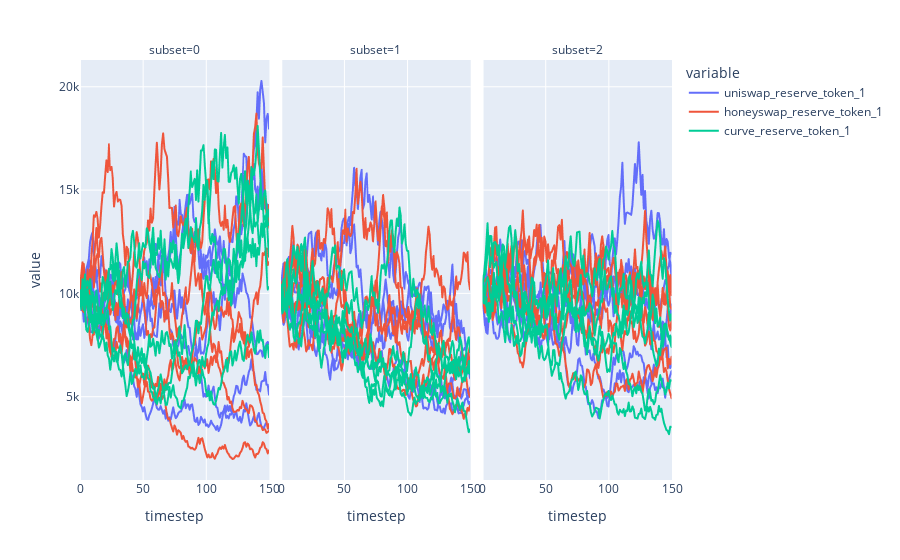

Notebook code for this chart:
### Code cell
y_cols = [f"{amm.label}_reserve_token_1" for amm in amms.values()]

fig = px.line(results,
              x='timestep',
              y=y_cols,
              facet_col='subset',
              line_group='run')
fig.show()

### Figure 1 — Plotly figure (JSON) as saved in the notebook; plotly's stock layout.template omitted (floating-point values rounded to 4 significant figures; data arrays with more than 128 entries replaced by an {"elided": "..."} marker saying what was removed)
{"data": [{"hovertemplate": "variable=uniswap_reserve_token_1<br>subset=0<br>run=1<br>timestep=%{x}<br>value=%{y}<extra></extra>", "legendgroup": "uniswap_reserve_token_1", "line": {"color": "#636efa", "dash": "solid"}, "mode": "lines", "name": "uniswap_reserve_token_1", "showlegend": true, "type": "scattergl", "x": {"elided": "151 int values"}, "xaxis": "x", "y": {"elided": "151 float values"}, "yaxis": "y"}, {"hovertemplate": "variable=uniswap_reserve_token_1<br>subset=0<br>run=2<br>timestep=%{x}<br>value=%{y}<extra></extra>", "legendgroup": "uniswap_reserve_token_1", "line": {"color": "#636efa", "dash": "solid"}, "mode": "lines", "name": "uniswap_reserve_token_1", "showlegend": false, "type": "scattergl", "x": {"elided": "151 int values"}, "xaxis": "x", "y": {"elided": "151 float values"}, "yaxis": "y"}, {"hovertemplate": "variable=uniswap_reserve_token_1<br>subset=0<br>run=3<br>timestep=%{x}<br>value=%{y}<extra></extra>", "legendgroup": "uniswap_reserve_token_1", "line": {"color": "#636efa", "dash": "solid"}, "mode": "lines", "name": "uniswap_reserve_token_1", "showlegend": false, "type": "scattergl", "x": {"elided": "151 int values"}, "xaxis": "x", "y": {"elided": "151 float values"}, "yaxis": "y"}, {"hovertemplate": "variable=uniswap_reserve_token_1<br>subset=0<br>run=4<br>timestep=%{x}<br>value=%{y}<extra></extra>", "legendgroup": "uniswap_reserve_token_1", "line": {"color": "#636efa", "dash": "solid"}, "mode": "lines", "name": "uniswap_reserve_token_1", "showlegend": false, "type": "scattergl", "x": {"elided": "151 int values"}, "xaxis": "x", "y": {"elided": "151 float values"}, "yaxis": "y"}, {"hovertemplate": "variable=uniswap_reserve_token_1<br>subset=0<br>run=5<br>timestep=%{x}<br>value=%{y}<extra></extra>", "legendgroup": "uniswap_reserve_token_1", "line": {"color": "#636efa", "dash": "solid"}, "mode": "lines", "name": "uniswap_reserve_token_1", "showlegend": false, "type": "scattergl", "x": {"elided": "151 int values"}, "xaxis": "x", "y": {"elided": "151 float values"}, "yaxis": "y"}, {"hovertemplate": "variable=uniswap_reserve_token_1<br>subset=1<br>run=1<br>timestep=%{x}<br>value=%{y}<extra></extra>", "legendgroup": "uniswap_reserve_token_1", "line": {"color": "#636efa", "dash": "solid"}, "mode": "lines", "name": "uniswap_reserve_token_1", "showlegend": false, "type": "scattergl", "x": {"elided": "151 int values"}, "xaxis": "x2", "y": {"elided": "151 float values"}, "yaxis": "y2"}, {"hovertemplate": "variable=uniswap_reserve_token_1<br>subset=1<br>run=2<br>timestep=%{x}<br>value=%{y}<extra></extra>", "legendgroup": "uniswap_reserve_token_1", "line": {"color": "#636efa", "dash": "solid"}, "mode": "lines", "name": "uniswap_reserve_token_1", "showlegend": false, "type": "scattergl", "x": {"elided": "151 int values"}, "xaxis": "x2", "y": {"elided": "151 float values"}, "yaxis": "y2"}, {"hovertemplate": "variable=uniswap_reserve_token_1<br>subset=1<br>run=3<br>timestep=%{x}<br>value=%{y}<extra></extra>", "legendgroup": "uniswap_reserve_token_1", "line": {"color": "#636efa", "dash": "solid"}, "mode": "lines", "name": "uniswap_reserve_token_1", "showlegend": false, "type": "scattergl", "x": {"elided": "151 int values"}, "xaxis": "x2", "y": {"elided": "151 float values"}, "yaxis": "y2"}, {"hovertemplate": "variable=uniswap_reserve_token_1<br>subset=1<br>run=4<br>timestep=%{x}<br>value=%{y}<extra></extra>", "legendgroup": "uniswap_reserve_token_1", "line": {"color": "#636efa", "dash": "solid"}, "mode": "lines", "name": "uniswap_reserve_token_1", "showlegend": false, "type": "scattergl", "x": {"elided": "151 int values"}, "xaxis": "x2", "y": {"elided": "151 float values"}, "yaxis": "y2"}, {"hovertemplate": "variable=uniswap_reserve_token_1<br>subset=1<br>run=5<br>timestep=%{x}<br>value=%{y}<extra></extra>", "legendgroup": "uniswap_reserve_token_1", "line": {"color": "#636efa", "dash": "solid"}, "mode": "lines", "name": "uniswap_reserve_token_1", "showlegend": false, "type": "scattergl", "x": {"elided": "151 int values"}, "xaxis": "x2", "y": {"elided": "151 float values"}, "yaxis": "y2"}, {"hovertemplate": "variable=uniswap_reserve_token_1<br>subset=2<br>run=1<br>timestep=%{x}<br>value=%{y}<extra></extra>", "legendgroup": "uniswap_reserve_token_1", "line": {"color": "#636efa", "dash": "solid"}, "mode": "lines", "name": "uniswap_reserve_token_1", "showlegend": false, "type": "scattergl", "x": {"elided": "151 int values"}, "xaxis": "x3", "y": {"elided": "151 float values"}, "yaxis": "y3"}, {"hovertemplate": "variable=uniswap_reserve_token_1<br>subset=2<br>run=2<br>timestep=%{x}<br>value=%{y}<extra></extra>", "legendgroup": "uniswap_reserve_token_1", "line": {"color": "#636efa", "dash": "solid"}, "mode": "lines", "name": "uniswap_reserve_token_1", "showlegend": false, "type": "scattergl", "x": {"elided": "151 int values"}, "xaxis": "x3", "y": {"elided": "151 float values"}, "yaxis": "y3"}, {"hovertemplate": "variable=uniswap_reserve_token_1<br>subset=2<br>run=3<br>timestep=%{x}<br>value=%{y}<extra></extra>", "legendgroup": "uniswap_reserve_token_1", "line": {"color": "#636efa", "dash": "solid"}, "mode": "lines", "name": "uniswap_reserve_token_1", "showlegend": false, "type": "scattergl", "x": {"elided": "151 int values"}, "xaxis": "x3", "y": {"elided": "151 float values"}, "yaxis": "y3"}, {"hovertemplate": "variable=uniswap_reserve_token_1<br>subset=2<br>run=4<br>timestep=%{x}<br>value=%{y}<extra></extra>", "legendgroup": "uniswap_reserve_token_1", "line": {"color": "#636efa", "dash": "solid"}, "mode": "lines", "name": "uniswap_reserve_token_1", "showlegend": false, "type": "scattergl", "x": {"elided": "151 int values"}, "xaxis": "x3", "y": {"elided": "151 float values"}, "yaxis": "y3"}, {"hovertemplate": "variable=uniswap_reserve_token_1<br>subset=2<br>run=5<br>timestep=%{x}<br>value=%{y}<extra></extra>", "legendgroup": "uniswap_reserve_token_1", "line": {"color": "#636efa", "dash": "solid"}, "mode": "lines", "name": "uniswap_reserve_token_1", "showlegend": false, "type": "scattergl", "x": {"elided": "151 int values"}, "xaxis": "x3", "y": {"elided": "151 float values"}, "yaxis": "y3"}, {"hovertemplate": "variable=honeyswap_reserve_token_1<br>subset=0<br>run=1<br>timestep=%{x}<br>value=%{y}<extra></extra>", "legendgroup": "honeyswap_reserve_token_1", "line": {"color": "#EF553B", "dash": "solid"}, "mode": "lines", "name": "honeyswap_reserve_token_1", "showlegend": true, "type": "scattergl", "x": {"elided": "151 int values"}, "xaxis": "x", "y": {"elided": "151 float values"}, "yaxis": "y"}, {"hovertemplate": "variable=honeyswap_reserve_token_1<br>subset=0<br>run=2<br>timestep=%{x}<br>value=%{y}<extra></extra>", "legendgroup": "honeyswap_reserve_token_1", "line": {"color": "#EF553B", "dash": "solid"}, "mode": "lines", "name": "honeyswap_reserve_token_1", "showlegend": false, "type": "scattergl", "x": {"elided": "151 int values"}, "xaxis": "x", "y": {"elided": "151 float values"}, "yaxis": "y"}, {"hovertemplate": "variable=honeyswap_reserve_token_1<br>subset=0<br>run=3<br>timestep=%{x}<br>value=%{y}<extra></extra>", "legendgroup": "honeyswap_reserve_token_1", "line": {"color": "#EF553B", "dash": "solid"}, "mode": "lines", "name": "honeyswap_reserve_token_1", "showlegend": false, "type": "scattergl", "x": {"elided": "151 int values"}, "xaxis": "x", "y": {"elided": "151 float values"}, "yaxis": "y"}, {"hovertemplate": "variable=honeyswap_reserve_token_1<br>subset=0<br>run=4<br>timestep=%{x}<br>value=%{y}<extra></extra>", "legendgroup": "honeyswap_reserve_token_1", "line": {"color": "#EF553B", "dash": "solid"}, "mode": "lines", "name": "honeyswap_reserve_token_1", "showlegend": false, "type": "scattergl", "x": {"elided": "151 int values"}, "xaxis": "x", "y": {"elided": "151 float values"}, "yaxis": "y"}, {"hovertemplate": "variable=honeyswap_reserve_token_1<br>subset=0<br>run=5<br>timestep=%{x}<br>value=%{y}<extra></extra>", "legendgroup": "honeyswap_reserve_token_1", "line": {"color": "#EF553B", "dash": "solid"}, "mode": "lines", "name": "honeyswap_reserve_token_1", "showlegend": false, "type": "scattergl", "x": {"elided": "151 int values"}, "xaxis": "x", "y": {"elided": "151 float values"}, "yaxis": "y"}, {"hovertemplate": "variable=honeyswap_reserve_token_1<br>subset=1<br>run=1<br>timestep=%{x}<br>value=%{y}<extra></extra>", "legendgroup": "honeyswap_reserve_token_1", "line": {"color": "#EF553B", "dash": "solid"}, "mode": "lines", "name": "honeyswap_reserve_token_1", "showlegend": false, "type": "scattergl", "x": {"elided": "151 int values"}, "xaxis": "x2", "y": {"elided": "151 float values"}, "yaxis": "y2"}, {"hovertemplate": "variable=honeyswap_reserve_token_1<br>subset=1<br>run=2<br>timestep=%{x}<br>value=%{y}<extra></extra>", "legendgroup": "honeyswap_reserve_token_1", "line": {"color": "#EF553B", "dash": "solid"}, "mode": "lines", "name": "honeyswap_reserve_token_1", "showlegend": false, "type": "scattergl", "x": {"elided": "151 int values"}, "xaxis": "x2", "y": {"elided": "151 float values"}, "yaxis": "y2"}, {"hovertemplate": "variable=honeyswap_reserve_token_1<br>subset=1<br>run=3<br>timestep=%{x}<br>value=%{y}<extra></extra>", "legendgroup": "honeyswap_reserve_token_1", "line": {"color": "#EF553B", "dash": "solid"}, "mode": "lines", "name": "honeyswap_reserve_token_1", "showlegend": false, "type": "scattergl", "x": {"elided": "151 int values"}, "xaxis": "x2", "y": {"elided": "151 float values"}, "yaxis": "y2"}, {"hovertemplate": "variable=honeyswap_reserve_token_1<br>subset=1<br>run=4<br>timestep=%{x}<br>value=%{y}<extra></extra>", "legendgroup": "honeyswap_reserve_token_1", "line": {"color": "#EF553B", "dash": "solid"}, "mode": "lines", "name": "honeyswap_reserve_token_1", "showlegend": false, "type": "scattergl", "x": {"elided": "151 int values"}, "xaxis": "x2", "y": {"elided": "151 float values"}, "yaxis": "y2"}, {"hovertemplate": "variable=honeyswap_reserve_token_1<br>subset=1<br>run=5<br>timestep=%{x}<br>value=%{y}<extra></extra>", "legendgroup": "honeyswap_reserve_token_1", "line": {"color": "#EF553B", "dash": "solid"}, "mode": "lines", "name": "honeyswap_reserve_token_1", "showlegend": false, "type": "scattergl", "x": {"elided": "151 int values"}, "xaxis": "x2", "y": {"elided": "151 float values"}, "yaxis": "y2"}, {"hovertemplate": "variable=honeyswap_reserve_token_1<br>subset=2<br>run=1<br>timestep=%{x}<br>value=%{y}<extra></extra>", "legendgroup": "honeyswap_reserve_token_1", "line": {"color": "#EF553B", "dash": "solid"}, "mode": "lines", "name": "honeyswap_reserve_token_1", "showlegend": false, "type": "scattergl", "x": {"elided": "151 int values"}, "xaxis": "x3", "y": {"elided": "151 float values"}, "yaxis": "y3"}, {"hovertemplate": "variable=honeyswap_reserve_token_1<br>subset=2<br>run=2<br>timestep=%{x}<br>value=%{y}<extra></extra>", "legendgroup": "honeyswap_reserve_token_1", "line": {"color": "#EF553B", "dash": "solid"}, "mode": "lines", "name": "honeyswap_reserve_token_1", "showlegend": false, "type": "scattergl", "x": {"elided": "151 int values"}, "xaxis": "x3", "y": {"elided": "151 float values"}, "yaxis": "y3"}, {"hovertemplate": "variable=honeyswap_reserve_token_1<br>subset=2<br>run=3<br>timestep=%{x}<br>value=%{y}<extra></extra>", "legendgroup": "honeyswap_reserve_token_1", "line": {"color": "#EF553B", "dash": "solid"}, "mode": "lines", "name": "honeyswap_reserve_token_1", "showlegend": false, "type": "scattergl", "x": {"elided": "151 int values"}, "xaxis": "x3", "y": {"elided": "151 float values"}, "yaxis": "y3"}, {"hovertemplate": "variable=honeyswap_reserve_token_1<br>subset=2<br>run=4<br>timestep=%{x}<br>value=%{y}<extra></extra>", "legendgroup": "honeyswap_reserve_token_1", "line": {"color": "#EF553B", "dash": "solid"}, "mode": "lines", "name": "honeyswap_reserve_token_1", "showlegend": false, "type": "scattergl", "x": {"elided": "151 int values"}, "xaxis": "x3", "y": {"elided": "151 float values"}, "yaxis": "y3"}, {"hovertemplate": "variable=honeyswap_reserve_token_1<br>subset=2<br>run=5<br>timestep=%{x}<br>value=%{y}<extra></extra>", "legendgroup": "honeyswap_reserve_token_1", "line": {"color": "#EF553B", "dash": "solid"}, "mode": "lines", "name": "honeyswap_reserve_token_1", "showlegend": false, "type": "scattergl", "x": {"elided": "151 int values"}, "xaxis": "x3", "y": {"elided": "151 float values"}, "yaxis": "y3"}, {"hovertemplate": "variable=curve_reserve_token_1<br>subset=0<br>run=1<br>timestep=%{x}<br>value=%{y}<extra></extra>", "legendgroup": "curve_reserve_token_1", "line": {"color": "#00cc96", "dash": "solid"}, "mode": "lines", "name": "curve_reserve_token_1", "showlegend": true, "type": "scattergl", "x": {"elided": "151 int values"}, "xaxis": "x", "y": {"elided": "151 float values"}, "yaxis": "y"}, {"hovertemplate": "variable=curve_reserve_token_1<br>subset=0<br>run=2<br>timestep=%{x}<br>value=%{y}<extra></extra>", "legendgroup": "curve_reserve_token_1", "line": {"color": "#00cc96", "dash": "solid"}, "mode": "lines", "name": "curve_reserve_token_1", "showlegend": false, "type": "scattergl", "x": {"elided": "151 int values"}, "xaxis": "x", "y": {"elided": "151 float values"}, "yaxis": "y"}, {"hovertemplate": "variable=curve_reserve_token_1<br>subset=0<br>run=3<br>timestep=%{x}<br>value=%{y}<extra></extra>", "legendgroup": "curve_reserve_token_1", "line": {"color": "#00cc96", "dash": "solid"}, "mode": "lines", "name": "curve_reserve_token_1", "showlegend": false, "type": "scattergl", "x": {"elided": "151 int values"}, "xaxis": "x", "y": {"elided": "151 float values"}, "yaxis": "y"}, {"hovertemplate": "variable=curve_reserve_token_1<br>subset=0<br>run=4<br>timestep=%{x}<br>value=%{y}<extra></extra>", "legendgroup": "curve_reserve_token_1", "line": {"color": "#00cc96", "dash": "solid"}, "mode": "lines", "name": "curve_reserve_token_1", "showlegend": false, "type": "scattergl", "x": {"elided": "151 int values"}, "xaxis": "x", "y": {"elided": "151 float values"}, "yaxis": "y"}, {"hovertemplate": "variable=curve_reserve_token_1<br>subset=0<br>run=5<br>timestep=%{x}<br>value=%{y}<extra></extra>", "legendgroup": "curve_reserve_token_1", "line": {"color": "#00cc96", "dash": "solid"}, "mode": "lines", "name": "curve_reserve_token_1", "showlegend": false, "type": "scattergl", "x": {"elided": "151 int values"}, "xaxis": "x", "y": {"elided": "151 float values"}, "yaxis": "y"}, {"hovertemplate": "variable=curve_reserve_token_1<br>subset=1<br>run=1<br>timestep=%{x}<br>value=%{y}<extra></extra>", "legendgroup": "curve_reserve_token_1", "line": {"color": "#00cc96", "dash": "solid"}, "mode": "lines", "name": "curve_reserve_token_1", "showlegend": false, "type": "scattergl", "x": {"elided": "151 int values"}, "xaxis": "x2", "y": {"elided": "151 float values"}, "yaxis": "y2"}, {"hovertemplate": "variable=curve_reserve_token_1<br>subset=1<br>run=2<br>timestep=%{x}<br>value=%{y}<extra></extra>", "legendgroup": "curve_reserve_token_1", "line": {"color": "#00cc96", "dash": "solid"}, "mode": "lines", "name": "curve_reserve_token_1", "showlegend": false, "type": "scattergl", "x": {"elided": "151 int values"}, "xaxis": "x2", "y": {"elided": "151 float values"}, "yaxis": "y2"}, {"hovertemplate": "variable=curve_reserve_token_1<br>subset=1<br>run=3<br>timestep=%{x}<br>value=%{y}<extra></extra>", "legendgroup": "curve_reserve_token_1", "line": {"color": "#00cc96", "dash": "solid"}, "mode": "lines", "name": "curve_reserve_token_1", "showlegend": false, "type": "scattergl", "x": {"elided": "151 int values"}, "xaxis": "x2", "y": {"elided": "151 float values"}, "yaxis": "y2"}, {"hovertemplate": "variable=curve_reserve_token_1<br>subset=1<br>run=4<br>timestep=%{x}<br>value=%{y}<extra></extra>", "legendgroup": "curve_reserve_token_1", "line": {"color": "#00cc96", "dash": "solid"}, "mode": "lines", "name": "curve_reserve_token_1", "showlegend": false, "type": "scattergl", "x": {"elided": "151 int values"}, "xaxis": "x2", "y": {"elided": "151 float values"}, "yaxis": "y2"}, {"hovertemplate": "variable=curve_reserve_token_1<br>subset=1<br>run=5<br>timestep=%{x}<br>value=%{y}<extra></extra>", "legendgroup": "curve_reserve_token_1", "line": {"color": "#00cc96", "dash": "solid"}, "mode": "lines", "name": "curve_reserve_token_1", "showlegend": false, "type": "scattergl", "x": {"elided": "151 int values"}, "xaxis": "x2", "y": {"elided": "151 float values"}, "yaxis": "y2"}, {"hovertemplate": "variable=curve_reserve_token_1<br>subset=2<br>run=1<br>timestep=%{x}<br>value=%{y}<extra></extra>", "legendgroup": "curve_reserve_token_1", "line": {"color": "#00cc96", "dash": "solid"}, "mode": "lines", "name": "curve_reserve_token_1", "showlegend": false, "type": "scattergl", "x": {"elided": "151 int values"}, "xaxis": "x3", "y": {"elided": "151 float values"}, "yaxis": "y3"}, {"hovertemplate": "variable=curve_reserve_token_1<br>subset=2<br>run=2<br>timestep=%{x}<br>value=%{y}<extra></extra>", "legendgroup": "curve_reserve_token_1", "line": {"color": "#00cc96", "dash": "solid"}, "mode": "lines", "name": "curve_reserve_token_1", "showlegend": false, "type": "scattergl", "x": {"elided": "151 int values"}, "xaxis": "x3", "y": {"elided": "151 float values"}, "yaxis": "y3"}, {"hovertemplate": "variable=curve_reserve_token_1<br>subset=2<br>run=3<br>timestep=%{x}<br>value=%{y}<extra></extra>", "legendgroup": "curve_reserve_token_1", "line": {"color": "#00cc96", "dash": "solid"}, "mode": "lines", "name": "curve_reserve_token_1", "showlegend": false, "type": "scattergl", "x": {"elided": "151 int values"}, "xaxis": "x3", "y": {"elided": "151 float values"}, "yaxis": "y3"}, {"hovertemplate": "variable=curve_reserve_token_1<br>subset=2<br>run=4<br>timestep=%{x}<br>value=%{y}<extra></extra>", "legendgroup": "curve_reserve_token_1", "line": {"color": "#00cc96", "dash": "solid"}, "mode": "lines", "name": "curve_reserve_token_1", "showlegend": false, "type": "scattergl", "x": {"elided": "151 int values"}, "xaxis": "x3", "y": {"elided": "151 float values"}, "yaxis": "y3"}, {"hovertemplate": "variable=curve_reserve_token_1<br>subset=2<br>run=5<br>timestep=%{x}<br>value=%{y}<extra></extra>", "legendgroup": "curve_reserve_token_1", "line": {"color": "#00cc96", "dash": "solid"}, "mode": "lines", "name": "curve_reserve_token_1", "showlegend": false, "type": "scattergl", "x": {"elided": "151 int values"}, "xaxis": "x3", "y": {"elided": "151 float values"}, "yaxis": "y3"}], "layout": {"annotations": [{"font": {}, "showarrow": false, "text": "subset=0", "x": 0.16, "xanchor": "center", "xref": "paper", "y": 1, "yanchor": "bottom", "yref": "paper"}, {"font": {}, "showarrow": false, "text": "subset=1", "x": 0.5, "xanchor": "center", "xref": "paper", "y": 1, "yanchor": "bottom", "yref": "paper"}, {"font": {}, "showarrow": false, "text": "subset=2", "x": 0.84, "xanchor": "center", "xref": "paper", "y": 1, "yanchor": "bottom", "yref": "paper"}], "legend": {"title": {"text": "variable"}, "tracegroupgap": 0}, "margin": {"t": 60}, "xaxis": {"anchor": "y", "domain": [0, 0.32], "title": {"text": "timestep"}}, "xaxis2": {"anchor": "y2", "domain": [0.34, 0.66], "matches": "x", "title": {"text": "timestep"}}, "xaxis3": {"anchor": "y3", "domain": [0.68, 1.0], "matches": "x", "title": {"text": "timestep"}}, "yaxis": {"anchor": "x", "domain": [0, 1], "title": {"text": "value"}}, "yaxis2": {"anchor": "x2", "domain": [0, 1], "matches": "y", "showticklabels": false}, "yaxis3": {"anchor": "x3", "domain": [0, 1], "matches": "y", "showticklabels": false}}}
